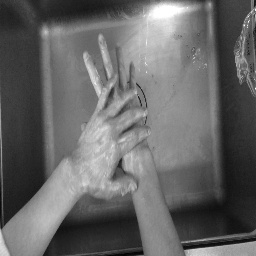
#> input picture preprocess/finger/000001.jpg, 256 x 256 px, given as the content of the folder ./dest, which was not available
$ python imgpreprocess.py
#> lines starting #> are read from the running program, lines starting #| are printed output that depends on the picture
### imgpreprocess_module.py
import cv2
import os
from os.path import isdir, isfile, join, splitext
from preprocess_module import preprocess


def imgPreprocess(source_path, preprocess_path):
#> called with source_path = '.\\dest', preprocess_path = '.\\preprocess'
    print('img preprocess {0} => {1}'.format(source_path, preprocess_path))
    if not os.path.exists(preprocess_path):
        os.makedirs(preprocess_path)

    for root, dirs, files in os.walk(source_path):
        for name in files:

            filename, file_extention = splitext(name)
            if file_extention.lower() != ".jpg":
                continue

            img_from = join(root, name)
            root_to = root.replace(
                source_path, preprocess_path, 1)
            img_to = join(root_to, name)
            img = cv2.imread(img_from)
#> img is the input picture: shape (256, 256, 3); min 0, max 255, mean 101.7
            if not os.path.exists(root_to):
                os.makedirs(root_to)
            # ---start convert
            img = preprocess(img)
            # ---end convert
            cv2.imwrite(img_to, img)
            print(
                "> preprocessing {0}: {0}->{1}".format(name, root, root_to),
                end="\r")
    print("")

### preprocess_module.py
import cv2


def preprocess(image):
    img = cv2.resize(image, (128, 128))
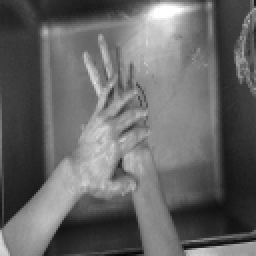
#> img: shape (128, 128, 3) (shown 2 times larger); min 5, max 255, mean 101.8
    img = cv2.cvtColor(img, cv2.COLOR_BGR2GRAY)
#> img: shape (128, 128)
    return img

### imgpreprocess.py
from argparse import ArgumentParser
from imgpreprocess_module import imgPreprocess
parser = ArgumentParser()
parser.add_argument("-s", help="folder that contains source img",
                    default=r".\dest", dest="source_path")
parser.add_argument("-p", help="folder to save ",
                    default=r".\preprocess", dest="preprocess_path")

source_path = parser.parse_args().source_path
preprocess_path = parser.parse_args().preprocess_path

imgPreprocess(source_path=source_path, preprocess_path=preprocess_path)

$ run again, on preprocess/palm/000002.jpg
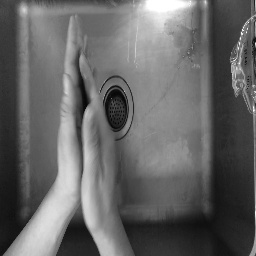
#> input picture preprocess/palm/000002.jpg, 256 x 256 px, given as the content of the folder ./dest, which was not available
#> in imgPreprocess, img is the input picture: shape (256, 256, 3); min 3, max 255, mean 101.4
#> in preprocess, `img = cv2.resize(image, (128, 128))`:
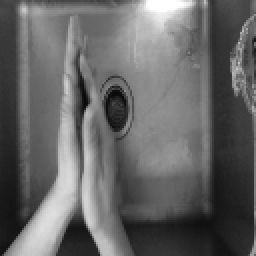
#> img: shape (128, 128, 3) (shown 2 times larger); min 8, max 255, mean 101.6
